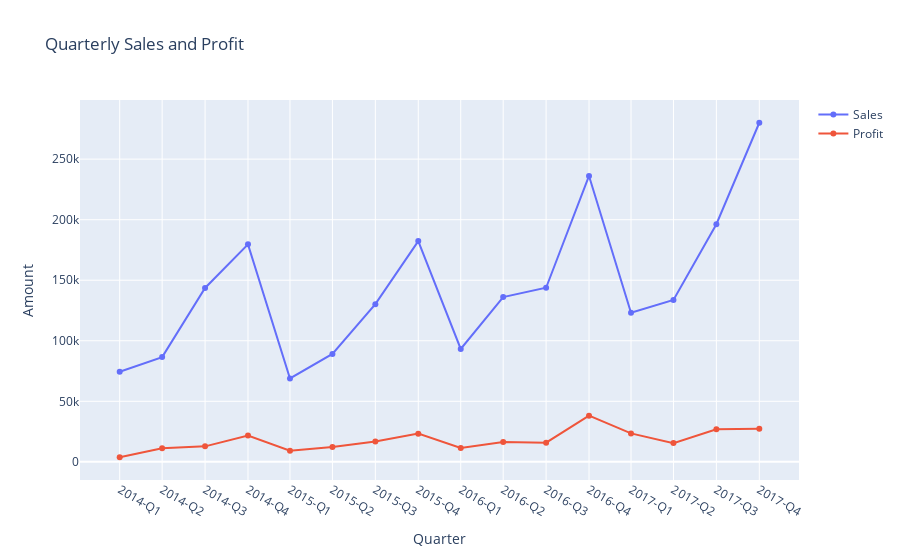

This figure's notebook cell:
### Code cell
df5['Order_Date'] = pd.to_datetime(df5['Order_Date'])
df5.set_index('Order_Date', inplace=True)

# Resample data to show quarterly values
quarterly_data = df5.resample('Q').sum()

# Create an interactive plot
fig = go.Figure()

fig.add_trace(go.Scatter(
    x=quarterly_data.index,
    y=quarterly_data['Sales_v2'],
    mode='lines+markers',
    name='Sales',
    text=[f'Sales: {value}' for value in quarterly_data['Sales_v2']],
    hoverinfo='text'
))

fig.add_trace(go.Scatter(
    x=quarterly_data.index,
    y=quarterly_data['Profit_v2'],
    mode='lines+markers',
    name='Profit',
    text=[f'Profit: {value}' for value in quarterly_data['Profit_v2']],
    hoverinfo='text'
))

fig.update_layout(
    title='Quarterly Sales and Profit',
    xaxis_title='Quarter',
    yaxis_title='Amount',
    xaxis=dict(tickvals=quarterly_data.index, ticktext=[f'{date.year}-Q{date.quarter}' for date in quarterly_data.index]),
    hovermode='x unified'
)

fig.show()

### Figure 1 — Plotly figure (JSON) as saved in the notebook; plotly's stock layout.template omitted (floating-point values rounded to 4 significant figures)
{"data": [{"hoverinfo": "text", "mode": "lines+markers", "name": "Sales", "text": ["Sales: 74447.796", "Sales: 86538.7596", "Sales: 143633.2123", "Sales: 179627.7302", "Sales: 68851.7386", "Sales: 89124.187", "Sales: 130259.5752", "Sales: 182297.0082", "Sales: 93237.181", "Sales: 136082.301", "Sales: 143787.3622", "Sales: 236098.7538", "Sales: 123144.8602", "Sales: 133764.372", "Sales: 196251.956", "Sales: 280054.067"], "type": "scatter", "x": ["2014-03-31T00:00:00", "2014-06-30T00:00:00", "2014-09-30T00:00:00", "2014-12-31T00:00:00", "2015-03-31T00:00:00", "2015-06-30T00:00:00", "2015-09-30T00:00:00", "2015-12-31T00:00:00", "2016-03-31T00:00:00", "2016-06-30T00:00:00", "2016-09-30T00:00:00", "2016-12-31T00:00:00", "2017-03-31T00:00:00", "2017-06-30T00:00:00", "2017-09-30T00:00:00", "2017-12-31T00:00:00"], "y": [74450.0, 86540.0, 143600.0, 179600.0, 68850.0, 89120.0, 130300.0, 182300.0, 93240.0, 136100.0, 143800.0, 236100.0, 123100.0, 133800.0, 196300.0, 280100.0]}, {"hoverinfo": "text", "mode": "lines+markers", "name": "Profit", "text": ["Profit: 3811.2290000000025", "Profit: 11204.0692", "Profit: 12804.721800000001", "Profit: 21723.954100000003", "Profit: 9264.9416", "Profit: 12190.9224", "Profit: 16853.6194", "Profit: 23309.1203", "Profit: 11441.3708", "Profit: 16390.3394", "Profit: 15823.604799999997", "Profit: 38139.8593", "Profit: 23506.202599999997", "Profit: 15499.2085", "Profit: 26985.132500000003", "Profit: 27448.726"], "type": "scatter", "x": ["2014-03-31T00:00:00", "2014-06-30T00:00:00", "2014-09-30T00:00:00", "2014-12-31T00:00:00", "2015-03-31T00:00:00", "2015-06-30T00:00:00", "2015-09-30T00:00:00", "2015-12-31T00:00:00", "2016-03-31T00:00:00", "2016-06-30T00:00:00", "2016-09-30T00:00:00", "2016-12-31T00:00:00", "2017-03-31T00:00:00", "2017-06-30T00:00:00", "2017-09-30T00:00:00", "2017-12-31T00:00:00"], "y": [3811.0, 11200.0, 12800.0, 21720.0, 9265.0, 12190.0, 16850.0, 23310.0, 11440.0, 16390.0, 15820.0, 38140.0, 23510.0, 15500.0, 26990.0, 27450.0]}], "layout": {"hovermode": "x unified", "title": {"text": "Quarterly Sales and Profit"}, "xaxis": {"ticktext": ["2014-Q1", "2014-Q2", "2014-Q3", "2014-Q4", "2015-Q1", "2015-Q2", "2015-Q3", "2015-Q4", "2016-Q1", "2016-Q2", "2016-Q3", "2016-Q4", "2017-Q1", "2017-Q2", "2017-Q3", "2017-Q4"], "tickvals": ["2014-03-31T00:00:00", "2014-06-30T00:00:00", "2014-09-30T00:00:00", "2014-12-31T00:00:00", "2015-03-31T00:00:00", "2015-06-30T00:00:00", "2015-09-30T00:00:00", "2015-12-31T00:00:00", "2016-03-31T00:00:00", "2016-06-30T00:00:00", "2016-09-30T00:00:00", "2016-12-31T00:00:00", "2017-03-31T00:00:00", "2017-06-30T00:00:00", "2017-09-30T00:00:00", "2017-12-31T00:00:00"], "title": {"text": "Quarter"}}, "yaxis": {"title": {"text": "Amount"}}}}
